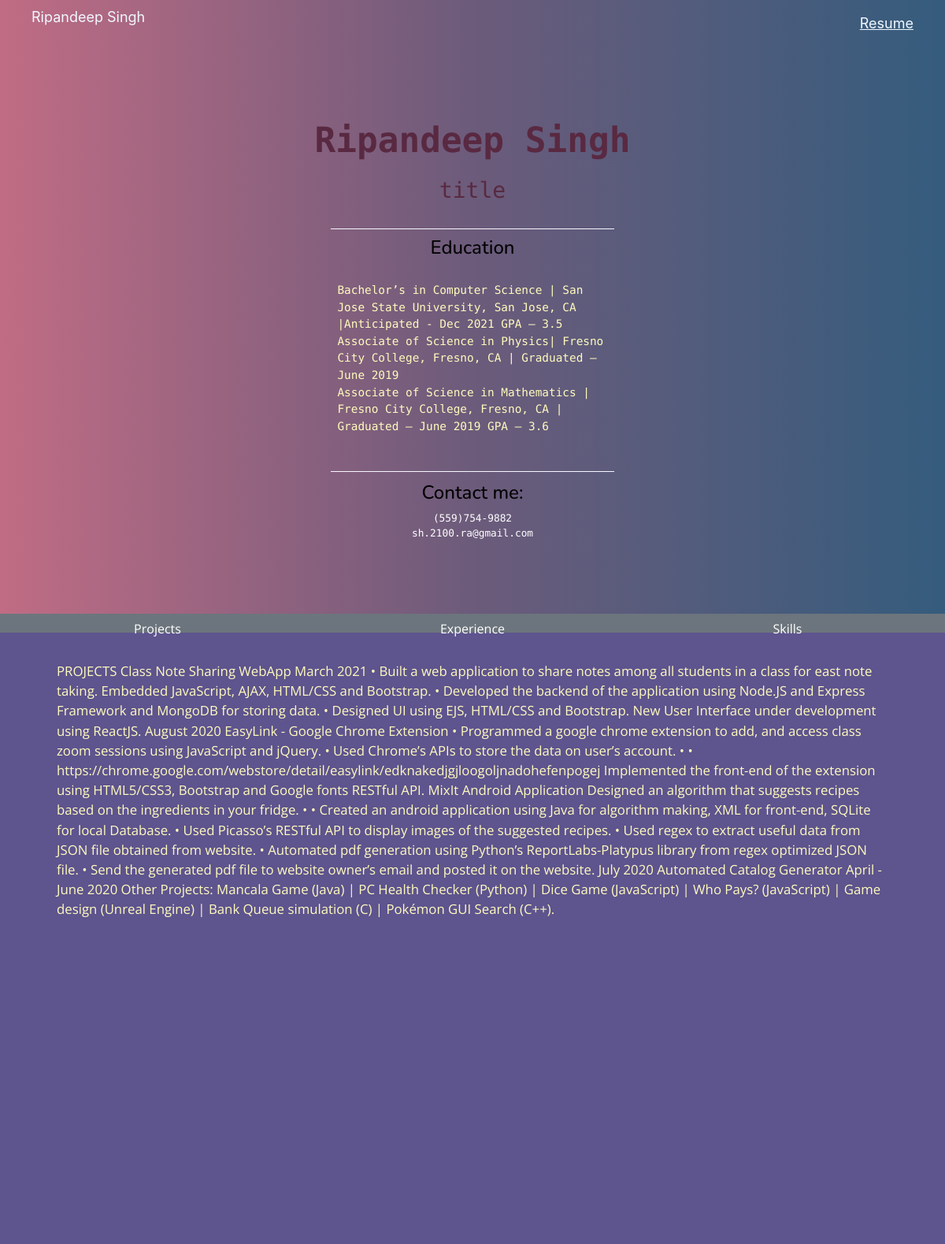
The page /user/1 on the database as committed earlier.
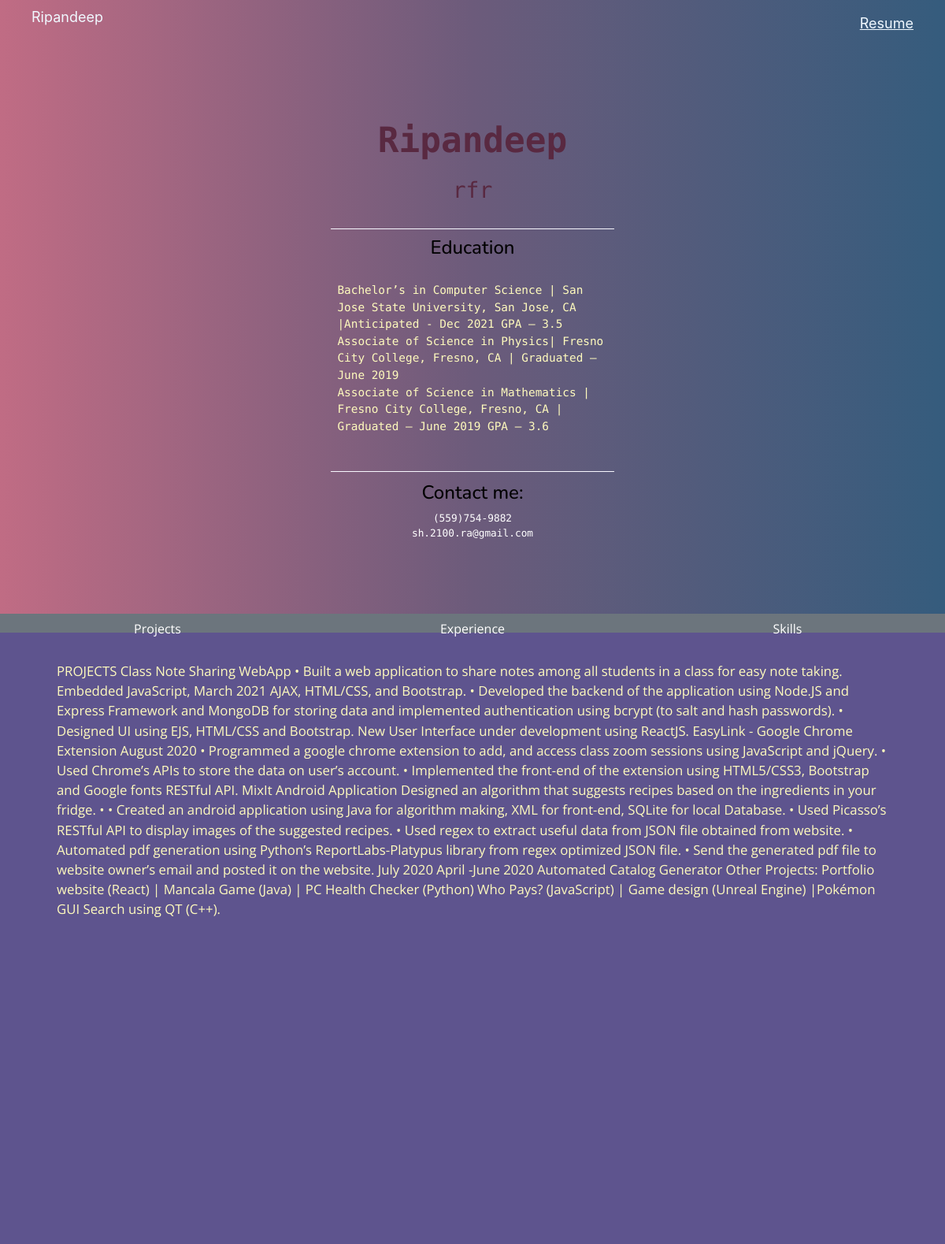
The same page on the database as committed later.
### tables this page shows
CREATE TABLE user (
             user_id INTEGER PRIMARY KEY AUTOINCREMENT NOT NULL,
             name TEXT NOT NULL,
             email TEXT NOT NULL,
             phoneNumber TEXT NOT NULL,
             title TEXT NOT NULL,
             education TEXT NOT NULL,
             projects TEXT NOT NULL,
             skills TEXT NOT NULL,
             experience TEXT NOT NULL,
             fileName TEXT NOT NULL
             );

### index.py (the view)
@app.route("/user/<id>")
def showUser(id):
    dataBase = Database()
    userList = dataBase.getUser(id)
    data = {
        "id": userList[0][0],
        "name": userList[0][1],
        "email": userList[0][2],
        "phoneNumber": userList[0][3],
        "title": userList[0][4],
        "education": userList[0][5],
        "projects": userList[0][6],
        "skills": userList[0][7],
        "experience": userList[0][8],
    }
    skills = userList[0][7].split(',')
    return render_template("/portfolio_templates/default_template.html", data=data, skills=skills)

### database.py (called while the page is built)
    def getUser(self, user_id):
        self.__c.execute("SELECT * FROM user WHERE user_id=:user_id", {"user_id": user_id})
        results = self.__c.fetchall()
        return results

### templates/portfolio_templates/default_template.html (shortened to what this page needs)
<!DOCTYPE html>
<html lang="en">
  <head>
    <link rel="stylesheet" href="https://maxcdn.bootstrapcdn.com/bootstrap/4.0.0/css/bootstrap.min.css">
    <link
      rel="stylesheet"
      type="text/css"
      href="{{ url_for('static',filename='default_template.css') }}"
    />
  </head>
  <body>
    <nav class="navbar navbar-expand-lg navbar navbar-light>
      <button class="navbar-toggler" type="button" data-toggle="collapse" data-target="#navbarNav" aria-controls="navbarNav" aria-expanded="false" aria-label="Toggle navigation">
        <span class="navbar-toggler-icon"></span>
      <div class="collapse navbar-collapse" id="navbarNav">
        <ul class="navbar-nav">
          <div id="nv">
            <li style="color: aliceblue; font-size: 1.5vw;" class="nav-item active">
              {{data.name}}
            </li>
          <li class="nav-item active">
            <a style="color: aliceblue; font-size: 1.5vw; text-decoration: underline;" class="nav-link" href="/user/resume/{{data.id}}">Resume</a>
          </li>
        </div>
        </ul>
      </div>
    </nav>
    <section id="section1">
    <h1><strong>{{data.name}}</strong></h1>
    <h3>{{data.title}}</h3>
    <div id="aboutme">
    <h4>Education</h4>
      <p>
        {{data.education}}
      </p>
    </div>
    <h4 style="margin-top: 1vw;">Contact me:</h4>
    <small>{{data.phoneNumber}}</small>
    <small>{{data.email}}</small>
</section>
<section id="section2">
  <div id="buttons">
  <button id="prj" onclick="myHandler(this.id)" type="button" class="btn btn-secondary">Projects</button>
  <button id="exp" onclick="myHandler(this.id)" type="button" class="btn btn-secondary">Experience</button>
  <button id="skl" onclick="myHandler(this.id)" type="button" class="btn btn-secondary">Skills</button>
  </div>
<div id="projects">
<p>{{data.projects}}</p>
</div>
</section>
  </body>
</html>

### static/default_template.css (style rules this page uses)
body { background: #355C7D; background: -webkit-linear-gradient(to right, #C06C84, #6C5B7B, #355C7D); background: linear-gradient(to right, #C06C84, #6C5B7B, #355C7D); }
#section1 { width: 100%; height: 90vh; display: flex; flex-direction: column; justify-content: center; align-items: center; font-family: 'Source Code Pro', monospace; color: white; }
#section1 h1 { color: #592941; font-size: 3.7vw; }
#section1 h4 { color: black; font-family: 'Nunito', sans-serif; }
#aboutme { display: flex; flex-direction: column; justify-content: center; align-items: center; padding: 0.7vw; max-width: 30vw; margin-top: 2vw; border-top: solid ghostwhite 1px; border-bottom: solid ghostwhite 1px; }
#section1 h3 { margin-top: 1vw; color: #592941; }
#section2 { width: 100%; height: 100vh; display: flex; flex-direction: column; align-items: center; font-family: 'Open Sans', sans-serif; color: #592941; background-color: #5E548E; }
#buttons { width: 100%; height: 3vh; display: flex; justify-content: center; align-items: stretch; }
button { height: 100%; font-size: 1vw; }
#section2 button { display: inline; width: 100%; height: 2vw; border-radius: 0px; }
#nv { display: flex; width: 94vw; justify-content: space-between; overflow: hidden; }
p { white-space: pre-line; color: #FFFBBD; }
#section1 p { font-size: 1.2vw; }
#section2 p { font-size: 1.4vw; }
#projects { width: 88%; margin-top: 3vw; height: auto; }

Rows that differ between the two databases and show on the page:
changed user "sh.2100.ra@gmail.com": name "Ripandeep Singh" → "Ripandeep"; title "title" → "rfr"; projects "…Class Note Sharing WebApp March 2021 • Built a web application to share notes among all students in a class for east note taking. Embedded JavaScript, AJAX, HTML/CSS and Bootstrap. • Developed the backend of the application using Node.JS and Express Framework and MongoDB for storing data. • Designed UI using EJS, HTML/CSS and Bootstrap. New User Interface under development using ReactJS. August 2020 EasyLink - Google Chrome Extension • Programmed a google chrome extension to add, and access class zoom sessions using JavaScript and jQuery. • Used Chrome’s APIs to store the data on user’s account. • • https://chrome.google.com/webstore/detail/easylink/edknakedjgjloogoljnadohefenpogej…" → "…Class Note Sharing WebApp • Built a web application to share notes among all students in a class for easy note taking. Embedded JavaScript, March 2021 AJAX, HTML/CSS, and Bootstrap. • Developed the backend of the application using Node.JS and Express Framework and MongoDB for storing data and implemented authentication using bcrypt (to salt and hash passwords). • Designed UI using EJS, HTML/CSS and Bootstrap. New User Interface under development using ReactJS. EasyLink - Google Chrome Extension August 2020 • Programmed a google chrome extension to add, and access class zoom sessions using JavaScript and jQuery. • Used Chrome’s APIs to store the data on user’s account. • Implemented the…"
